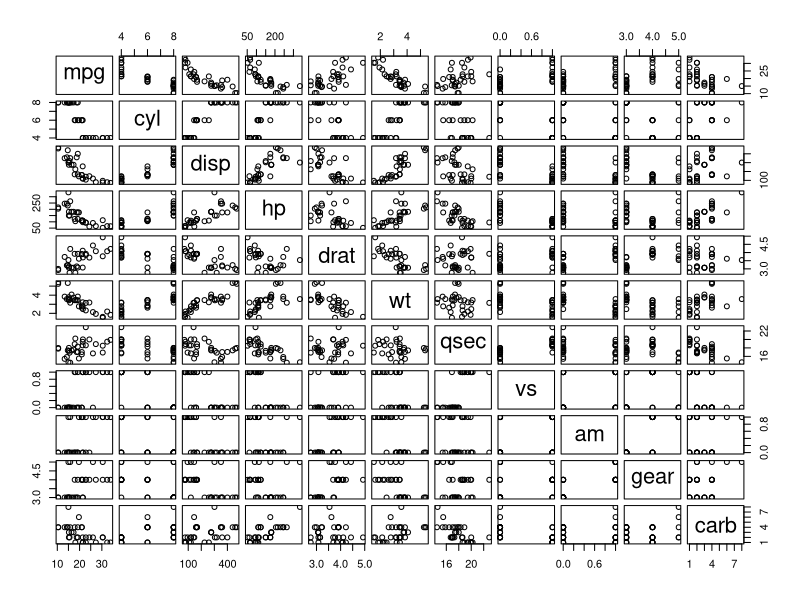
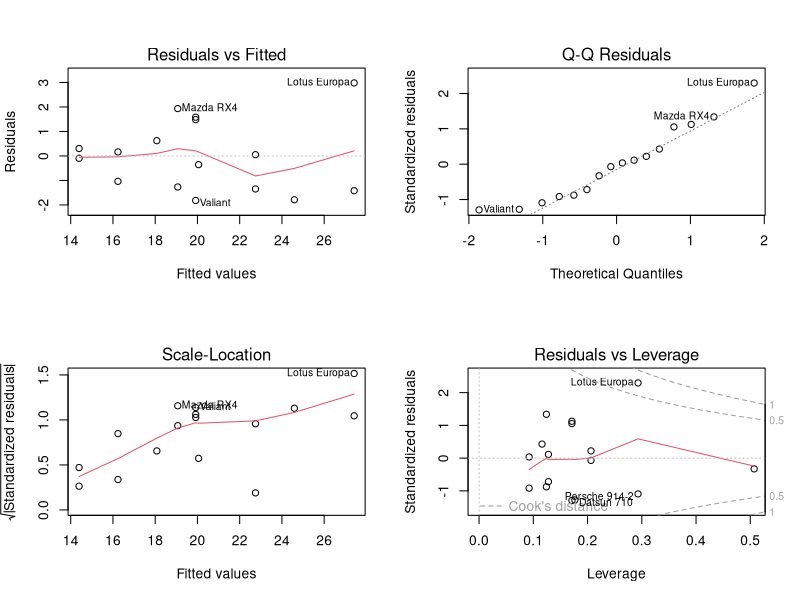
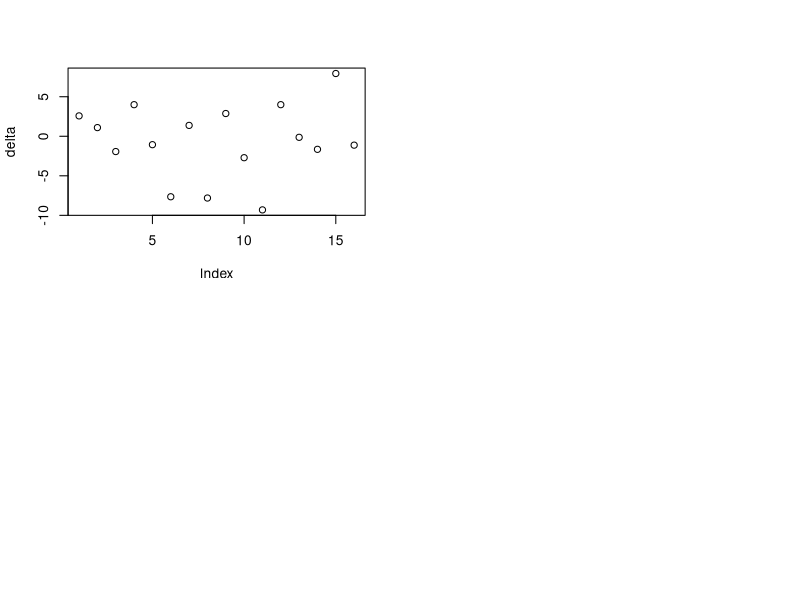

Here is the R script that generated these plots, in order:
## ---- chunk 1
knitr::opts_chunk$set(echo = TRUE, warning = FALSE, message = FALSE)
## ---- chunk 2
data(mtcars)
car_df <- mtcars 
head(car_df)
set.seed(1237)
## ---- chunk 3
pairs(mtcars, gap=.5)
## ---- chunk 4
rows <- nrow(car_df)
f <- .5
upper_bound <- floor(f * rows)
permuted_car_df <- car_df[sample(rows), ]
train <- permuted_car_df[1:upper_bound, ]
test <- permuted_car_df[(upper_bound+1):rows, ]
## ---- chunk 5
car_lm_full <- lm(mpg ~ cyl + disp + hp + drat + wt + qsec + vs + am + gear + carb, data=train)
summary(car_lm_full)
## ---- chunk 6
car_lm2 <- update(car_lm_full, .~. - vs, data =
train)
summary(car_lm2)
## ---- chunk 7
car_lm3 <- update(car_lm_full, .~. - vs - qsec, data =
train)
summary(car_lm3)
## ---- chunk 8
car_lm4 <- update(car_lm_full, .~. - vs - qsec - am, data =
train)
summary(car_lm4)
## ---- chunk 9
car_lm5 <- update(car_lm_full, .~. - vs - qsec - am - drat, data =
train)
summary(car_lm5)
## ---- chunk 10
car_lm6 <- update(car_lm_full, .~. - vs - qsec - am - drat - hp, data =
train)
summary(car_lm6)
## ---- chunk 11
car_lm7 <- update(car_lm_full, .~. - vs - qsec - am - drat - hp - cyl, data =
train)
summary(car_lm7)
## ---- chunk 12
car_lm8 <- update(car_lm_full, .~. - vs - qsec - am - drat - hp - cyl - disp, data =
train)
summary(car_lm8)
## ---- chunk 13
car_lm9 <- update(car_lm_full, .~. - vs - qsec - am - drat - hp - cyl - disp - wt, data =
train)
summary(car_lm9)
## ---- chunk 14
par(mfrow=c(2,2))
plot(car_lm9)
## ---- chunk 15
predicted <- predict(car_lm9, newdata=test)
delta <- predicted - test$mpg
t.test(delta, conf.level = .95)
plot(delta)
